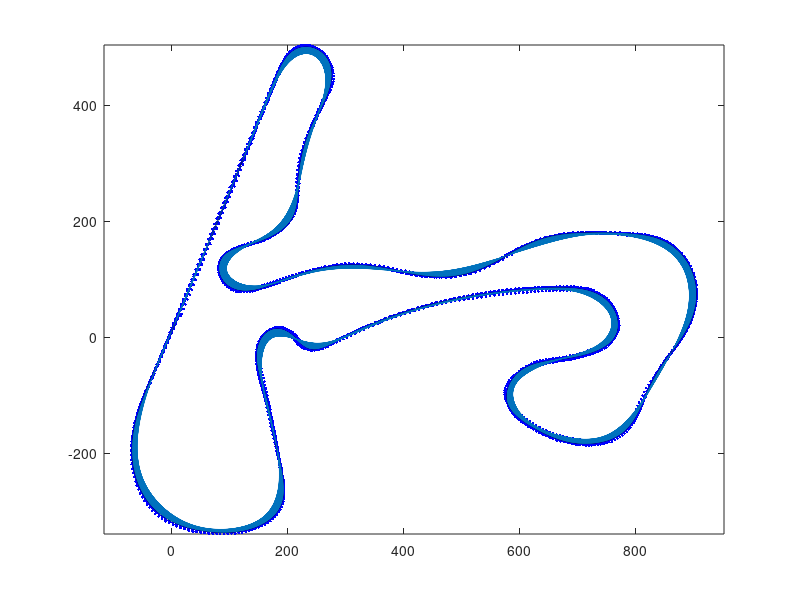
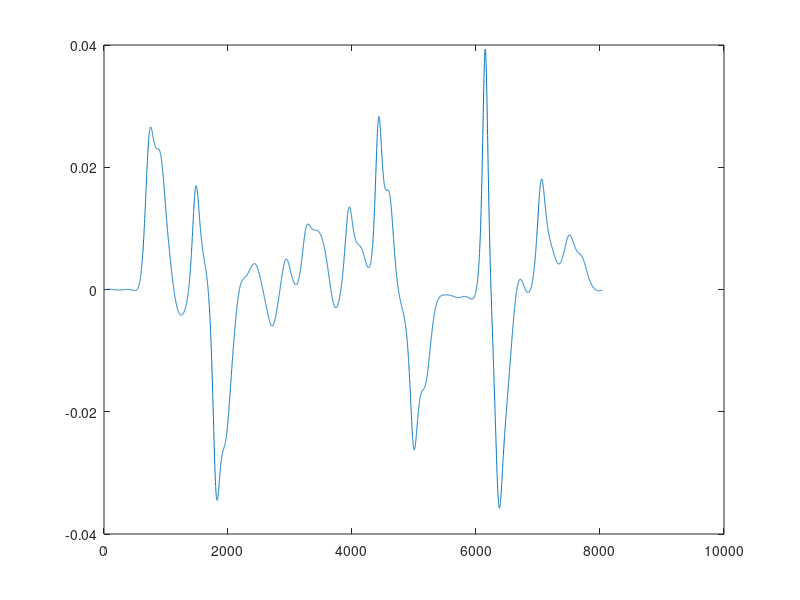

Write the MATLAB code that produced these figures, in order.
clearvars

% close all; 
load('session_zandvoort_laps36-52_20130627_0931_v1.mat')

%% select desired laps

ind = Lap<0;

% for i=[39 40 41 44]
for i=[36:44 49:51]
% for i=41
    ind = or(Lap==i, ind);
end

Lap(~ind)=[];
Distancem(~ind)=[];
Xpositionm(~ind)=[];
Ypositionm(~ind)=[];
Speedms(~ind)=[];
LateralAccelerationG(~ind)=[];
LongitudinalAccelerationG(~ind)=[];
Timestamps(~ind)=[];

%% set startpoint for each lap to distance traveled zero (dist=0)
dist = Distancem;

for i=unique(Lap)'
    ind = Lap==i;
    dist(ind) = dist(ind) - min(dist(ind));

end


%% sort the data according distance traveled and fit spline
[dist_sorted, ind] = sort(dist);
lap_length = max(dist_sorted);
ind(end)=1;

% 
% xx1 = Xpositionm(ind);
% yy1 = Ypositionm(ind);



x = Xpositionm(ind);
y = Ypositionm(ind);

figure
plot (x,y, 'b.'); hold on
axis equal

xf = fft(x);
yf = fft(y);

% xft = fft2(x, t)


fre = 30; % lower frequencies to keep
%low pass filter
xf(1+fre:end-fre) = 0; % set higher frequencies to zero
yf(1+fre:end-fre) = 0; % set higher frequencies to zero


%differentiation via the FFT is just a matter of scaling the Fourier coefficients. 
nx = length(xf);
hx = ceil(nx/2)-1;
ftdiff = (2i*pi/nx)*(0:hx);
ftdiff(nx:-1:nx-hx+1) = -ftdiff(2:hx+1);
% ftddiff = (-(2*pi/nx)^2)*(0:hx);  %this method looks ill behaved. Cant find why this is happening
% ftddiff(nx:-1:nx-hx+1) = ftddiff(1:hx);

x = real(ifft(xf));
y = real(ifft(yf));
dx = real(ifft(xf.*ftdiff'));
dy = real(ifft(yf.*ftdiff'));
ddx = real(ifft(xf.*ftdiff'.^2));
ddy = real(ifft(yf.*ftdiff'.^2));
% ddx = real(ifft(xf.*ftddiff'));
% ddy = real(ifft(yf.*ftddiff'));

plot (x,y,'k-');
quiver(x, y, ddx, ddy);
hold off

c = (dx.*ddy-dy.*ddx) ./ (dx.^2 + dy.^2) .^ (3/2);  
R = (dx.^2 + dy.^2) .^ (3/2) ./ (dx.*ddy-dy.*ddx);

figure
plot(c);

hold off